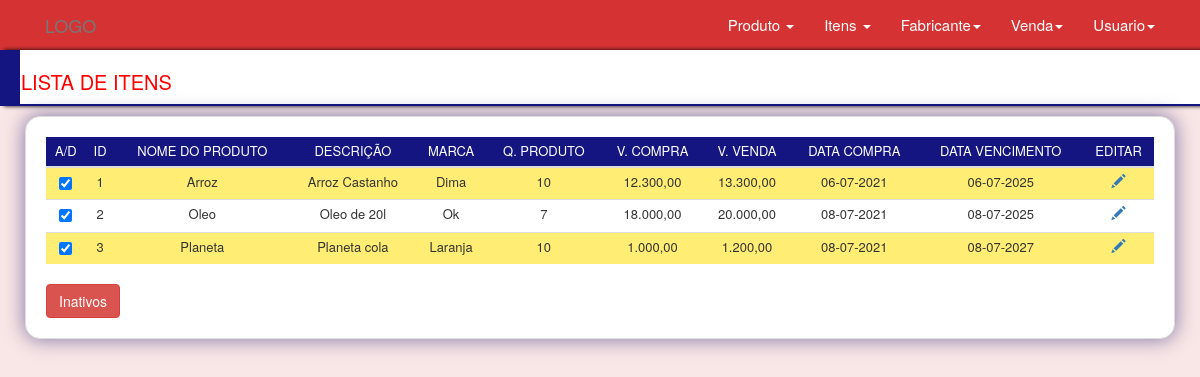
Screenshot of /views/?pg=itens/itens (signed in) with the database file from the repository.
### tables this page shows
CREATE TABLE `itens` (
  `idItem` int(11) NOT NULL,
  `Produto_idProduto` int(11) NOT NULL,
  `QuantItens` int(11) NOT NULL,
  `QuantItensVendido` int(11) NOT NULL,
  `QItemEstoque` int(11) NOT NULL,
  `ValorCompraItem` decimal(10,0) NOT NULL,
  `ValorVendaItem` decimal(10,0) NOT NULL,
  `DataCompraItem` date DEFAULT NULL,
  `DataVencimentoItem` date DEFAULT NULL,
  `itens_ativo` int(11) NOT NULL DEFAULT '1',
  `Usuario_idUser` int(11) NOT NULL
);

CREATE TABLE `produto` (
  `idProduto` int(11) NOT NULL,
  `NomeProduto` varchar(200) DEFAULT NULL,
  `Descricao` varchar(200) NOT NULL,
  `Pro_ativo` enum('1','0') NOT NULL DEFAULT '1',
  `Usuario_idUser` int(11) NOT NULL,
  `ImagemProduto` varchar(200) DEFAULT NULL
);

CREATE TABLE `marca` (
  `idMarca` int(11) NOT NULL,
  `NomeMarca` varchar(175) NOT NULL,
  `pro_idProduto` int(11) NOT NULL,
  `fabri_idFabricante` int(11) NOT NULL
);

### config/auth.php (called while the page is built, shortened)
<?php
	if (isset($_SESSION["dados"]["idLogin"] ) && isset($_SESSION["dados"]["permissao"])){
		$permissao = $_SESSION["dados"]["permissao"];
	} else {
		header("location:../destroy.php");
	}
 ?>

### App/Models/connection.php (called while the page is built, shortened)
<?php
 abstract class Connect {
 	private $host = "localhost";
 	private $user = "root";
 	private $pass = "";
 	private $bd   = "control_estoque";
 	public function __construct()
 	{
 		try{
	 		$dns = "mysql:host=".$this->host.";dbname=".$this->bd;
	 		$sql = new PDO($dns,$this->user,$this->pass);
	 		$sql->setAttribute(PDO::ATTR_ERRMODE,PDO::ERRMODE_EXCEPTION);
	 		$this->con = $sql;
	 	}catch(PDOException $e){
	 		if($e->getCode() == 2002){
	 			echo "O servidor esta desligado";
	 		}else{
	 			echo $e->getCode();
	 		}
	 	}
 	}
 }
?>

### App/Models/itens.class.php (called while the page is built, shortened)
<?php
	require_once 'connection.php';
	class Itens extends Connect
	{
		public function listarItens($public)
		{
			try {
				$listar = $this->con->prepare("SELECT * FROM itens JOIN produto ON itens.Produto_idProduto = produto.idProduto JOIN marca ON marca.pro_idProduto = produto.idProduto WHERE itens_ativo = ?");
				$listar->bindValue(1,$public);
				$listar->execute();
				if($listar->rowCount()>0){
					$dados = $listar->fetchAll(PDO::FETCH_OBJ);
					return $dados;
				}else{
					return $dados = 0;
				}
			} catch (Exception $e) {
				echo "Erro ".$e->getMessage();
			}
		}
	}
 ?>

### views/itens/itens.php (the view, shortened to what this page needs)
<!DOCTYPE html>
<html lang="pt-br">
<head>
	<link rel="stylesheet" type="text/css" href="../dist/bootstrap/css/bootstrap.css" />
	<link rel="stylesheet" type="text/css" href="../dist/bootstrap/css/estilo.css" />
</head>
<?php
if($permissao==1 || $permissao == 3){
	require_once'../layout/layout.php';
	require_once'../App/Models/itens.class.php';
	echo $header;
	$public =1;
	$itens = new Itens();
	if(isset($_POST["public"])){
		$public = $_POST["public"];
		if($public ==1){
			$public = 0;
			$btnNome = "Ativos";
			$dadoEstatus ="inativo";
		}else{
			$public = 1;
			$btnNome = "Inativos";
			$dadoEstatus ="ativo";
		}
	}else{
		$public = 1;
		$btnNome = "Inativos";
		$dadoEstatus ="ativo";
	}
echo '
<div class="container-header">
	<h1>Lista de Itens</h1>
</div>
<div class="container">
	<div class="row background">
		<div class="col-sm-12 style-form table-bordered table-hover table-condensed">';
		$dados	= $itens->listarItens($public);
		if($dados != 0){
			$d 	= new arrayIterator($dados);
		echo'
			<table class="table table-striped table-condensed">
				<thead>
					<tr class="tr-thead">';
						if($permissao == 1){
						echo '<th>A/D </th>';
						}
						echo'
						<th>Id</th>
						<th>Nome do Produto</th>
						<th>Descrição</th>
						<th>Marca</th>
						<th title="Quanidade de Produto">Q. Produto</th>
						<th title="Valor da Compra">V. Compra</th>
						<th title="Valor da Venda">V. Venda</th>
						<th title="Data da Compra">Data Compra</th>
						<th title="Data de vencimento">Data Vencimento</th>';
						if($permissao == 1){
						echo '<th title="Editar ">Editar</th>';
						}
						echo'
					</tr>
				</thead>
				<tbody>';
					while($d->valid()){
						$ativo 		= $d->current()->itens_ativo;
						$idItem		= $d->current()->idItem;
						if($ativo == 1){
							$checked ="checked";
						}else{
							$checked = "";
						}
				echo'
					<tr class="tr-tbody">
					';
						if($permissao == 1){
						echo '
						<td>
							<form method="post" action="itens/ativo.php">
								<input type="hidden" name="id" value="'.$idItem.'"/>
								<input type="hidden" '.$checked.' name="status" value="'.$ativo.'"/>
								<input type="checkbox" '.$checked.' onclick="this.form.submit()"/>
								 <input type="hidden" name="idUser" value="1"/>
							</form>
						</td>';
						}
						echo'
						<td>'.$d->current()->idItem.'</td>
						<td>'.$d->current()->NomeProduto.'</td>
						<td>'.$d->current()->Descricao.'</td>
						<td>'.$d->current()->NomeMarca.'</td>
						<td>'.$d->current()->QuantItens.'</td>
						<td>'.number_format($d->current()->ValorCompraItem,2,",",".").'</td>
						<td>'.number_format($d->current()->ValorVendaItem,2,",",".").'</td>
						<td>'.date("d-m-Y",strtotime($d->current()->DataCompraItem)).'</td>
						<td>'.date("d-m-Y",strtotime($d->current()->DataVencimentoItem)).'</td>
						';
						if($permissao == 1){
				echo'	<td>
							<a href="?pg=itens/edita&idItem='.$idItem.'&&ac=edita" class="glyphicon glyphicon-pencil"></a>
						</td>';
						}
				echo'
					</tr>
					';
						$d->next();
					}
			echo'</tbody>
			</table>';
				}else{
					echo' <h2 class=" me">Nenhum dado '.$dadoEstatus.' encontrado </h2><span class="gyphicon glyphicon-bancircle"></span>';
				}
			echo'<div class="row">
				<div class="container">
					<div class>
					<form method="post">
						<button name="public" value="'.$public.'" class="btn btn-danger">'.$btnNome.'</button>
					</form>
					</div>
				<div>
			</div>
		</div>
	</div>
</div>';
	echo $footer;
}else{
	header("location:../destroy.php");
}
?>

### rows the page displays
itens: idItem "1", Produto_idProduto.NomeProduto "Arroz", Produto_idProduto.Descricao "Arroz Castanho", marca.NomeMarca "Dima", QuantItens "10", ValorCompraItem "12.300,00", ValorVendaItem "13.300,00", DataCompraItem "06-07-2021", DataVencimentoItem "06-07-2025"
itens: idItem "2", Produto_idProduto.NomeProduto "Oleo", Produto_idProduto.Descricao "Oleo de 20l", marca.NomeMarca "Ok", QuantItens "7", ValorCompraItem "18.000,00", ValorVendaItem "20.000,00", DataCompraItem "08-07-2021", DataVencimentoItem "08-07-2025"
itens: idItem "3", Produto_idProduto.NomeProduto "Planeta", Produto_idProduto.Descricao "Planeta cola", marca.NomeMarca "Laranja", QuantItens "10", ValorCompraItem "1.000,00", ValorVendaItem "1.200,00", DataCompraItem "08-07-2021", DataVencimentoItem "08-07-2027"

### other values shown
$btnNome "Inativos"
